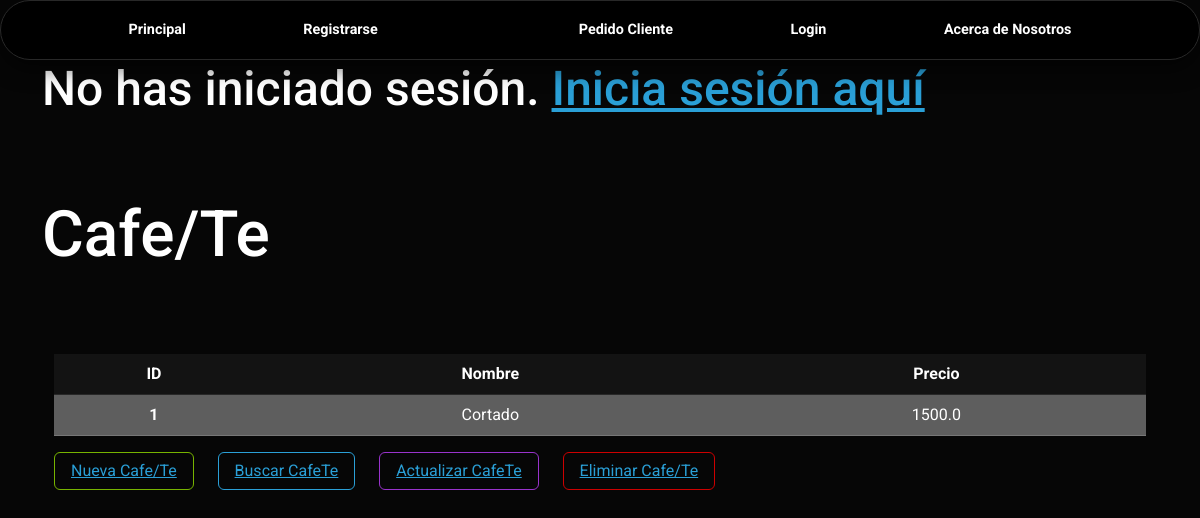
Screenshot of /CafeTe/ with the database file from the repository.
### App/models.py (models this page shows, shortened)
class CafeTe(models.Model):
    nombre = models.CharField(max_length=50)
    precio = models.FloatField()

### App/views.py (the view)
# urls.py: path('CafeTe/', views.mostrar_cafe_te, name='CafeTe'),
def mostrar_cafe_te(request):
    cafete = CafeTe.objects.all()
    context = {'cafete': cafete}
    return render(request, 'App/Cafete.html', context)

### App/templates/App/CafeTe.html (shortened to what this page needs)
{% extends 'App/base.html' %}
{% load static %}
{% block codigoDinamico %}
<div class="container"transition-style="in:wipe:up">
    <h1> Cafe/Te </h1> <br> <br> <br>
{% for cafete in cafete %}
    <div class="container"transition-style="in:wipe:up">
        <table class="table table-hover text-center">
            <tbody>
                <th scope="col">ID</th>
                <th scope="col">Nombre </th>
                <th scope="col">Precio </th>
                <tr class="table-secondary text-center">
                    <th>{{ cafete.id }}</th>
                    <td>{{ cafete.nombre }}</td>
                    <td>{{ cafete.precio }}</td>
            </tbody>
        </table>
    </div>
    <div class="container">
        <button type="button" class="btn btn-outline-success">
            <a href="{% url 'Crear CafeTe' %}">Nueva Cafe/Te</a>
        </button> &nbsp; &nbsp;&nbsp;
        <button type="button" class="btn btn-outline-primary">
            <a href="{% url 'Buscar CafeTe' %}">Buscar CafeTe</a>
        </button> &nbsp; &nbsp;&nbsp;
        <button type="button" class="btn btn-outline-info">
            <a href="{% url 'Actualizar CafeTe' cafete_id=cafete.id %}">Actualizar CafeTe</a>
        </button> &nbsp; &nbsp;&nbsp;
        <button type="button" class="btn btn-outline-danger">
            <a href="{% url 'Eliminar CafeTe' cafete_id=cafete.id %}">Eliminar Cafe/Te</a>
        </button> &nbsp; &nbsp;&nbsp;
    </div>
</div>
{% endfor %}
{% endblock %}

### rows the page displays
CafeTe: id "1", nombre "Cortado", precio "1500.0"
